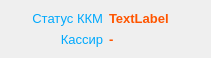
   <widget class="QWidget" name="layoutWidget">
    <property name="geometry">
     <rect>
      <x>10</x>
      <y>530</y>
      <width>211</width>
      <height>55</height>
     </rect>
    </property>
    <layout class="QVBoxLayout" name="verticalLayout_3">
     <item>
      <layout class="QHBoxLayout" name="horizontalLayout_2">
       <item>
        <widget class="QLabel" name="status_kkm">
         <property name="font">
          <font>
           <pointsize>10</pointsize>
          </font>
         </property>
         <property name="styleSheet">
          <string notr="true">color :rgb(0, 169, 253)</string>
         </property>
         <property name="text">
          <string>&lt;html&gt;&lt;head/&gt;&lt;body&gt;&lt;p align=&quot;right&quot;&gt;Статус ККМ&lt;/p&gt;&lt;/body&gt;&lt;/html&gt;</string>
         </property>
        </widget>
       </item>
       <item>
        <widget class="QLabel" name="is_redy_kkm">
         <property name="maximumSize">
          <size>
           <width>16777215</width>
           <height>30</height>
          </size>
         </property>
         <property name="font">
          <font>
           <pointsize>10</pointsize>
           <weight>75</weight>
           <bold>true</bold>
          </font>
         </property>
         <property name="styleSheet">
          <string notr="true">color :rgb(255, 85, 0)</string>
         </property>
         <property name="text">
          <string>TextLabel</string>
         </property>
        </widget>
       </item>
      </layout>
     </item>
     <item>
      <layout class="QHBoxLayout" name="horizontalLayout_12">
       <item>
        <widget class="QLabel" name="status_kkm_2">
         <property name="font">
          <font>
           <pointsize>10</pointsize>
          </font>
         </property>
         <property name="styleSheet">
          <string notr="true">color :rgb(0, 169, 253)</string>
         </property>
         <property name="text">
          <string>&lt;html&gt;&lt;head/&gt;&lt;body&gt;&lt;p align=&quot;right&quot;&gt;Кассир&lt;/p&gt;&lt;/body&gt;&lt;/html&gt;</string>
         </property>
        </widget>
       </item>
       <item>
        <widget class="QLabel" name="nameCashir">
         <property name="maximumSize">
          <size>
           <width>16777215</width>
           <height>30</height>
          </size>
         </property>
         <property name="font">
          <font>
           <pointsize>10</pointsize>
           <weight>75</weight>
           <bold>true</bold>
          </font>
         </property>
         <property name="styleSheet">
          <string notr="true">color :rgb(255, 85, 0)</string>
         </property>
         <property name="text">
          <string>-</string>
         </property>
        </widget>
       </item>
      </layout>
     </item>
    </layout>
   </widget>
